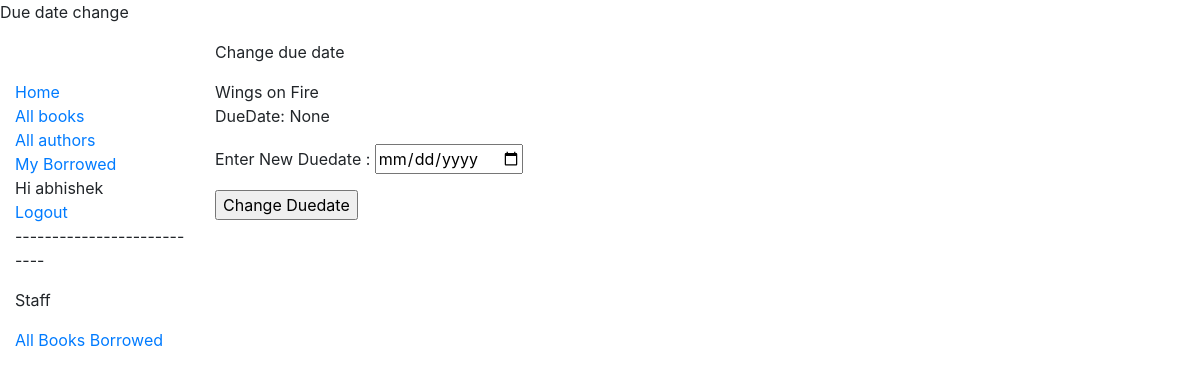
/catalog/renew/5c18ae6a34364b38862f4115d4d67749 (signed in), run on an earlier commit of the app's database.
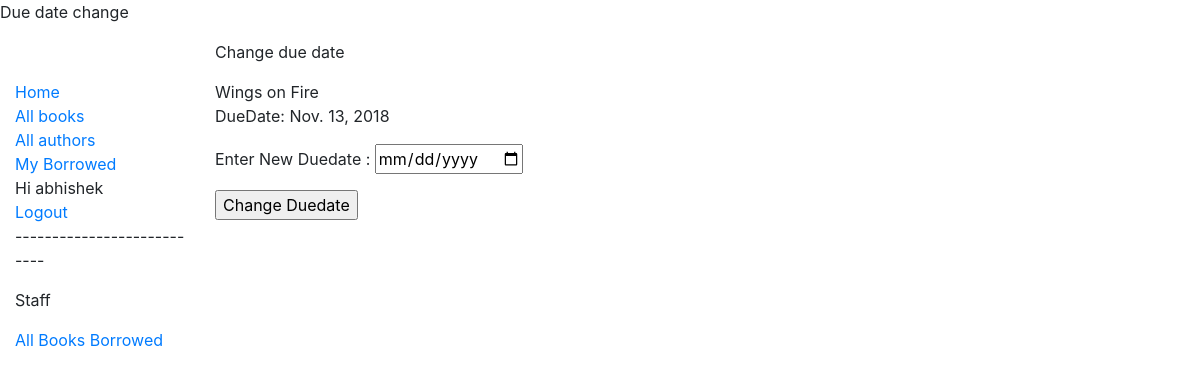
And on a later commit of the database.
### catalog/models.py (models this page shows, shortened)
class BookInstance(models.Model):
	borrower=models.ForeignKey(User, on_delete=models.SET_NULL, null=True, blank=True)
	book=models.ForeignKey(Book, on_delete=models.CASCADE)
	id=models.UUIDField(primary_key=True, default=uuid.uuid4, help_text="unique id for this book across whole library")
	imprint=models.CharField(max_length=200)
	loan_status=(('m',"maintenance"),('o',"On Loan"),('r',"reserved"),('a',"available"))
	due_back=models.DateField(null=True , blank=True)
	status=models.CharField(max_length=1,choices=loan_status,blank=False,help_text="Book availability",default="m")
	class Meta:
		permissions=(("can_mark_returned","set book as returned"),)
	def __str__(self):
	    return (self.book.title)

class Book(models.Model):
	title=models.CharField(max_length=60)
	author=models.ForeignKey('Author',on_delete=models.CASCADE,help_text="Enter name of the author")
	summary=models.TextField(max_length=100,help_text="Enter description of the book")
	isbn=models.CharField('ISBN' ,max_length=13,help_text="13 character number <a href=https://www.isbn-international.org/content/what-isbn>what is ISBN number</a>")
	genre=models.ManyToManyField(Genre, help_text="Select Genre for this book ")
	def display_genre(self):
		return ','.join(genre.name for genre in self.genre.all()[:3])
	display_genre.short_description='Genre'

### catalog/views.py (the view)
# urls.py: url(r'^renew/(?P<pk>.+)',views.ChangeDueBackDetailView.as_view(),name="change_dueback"),
class ChangeDueBackDetailView(PermissionRequiredMixin,generic.DetailView):
	model="BookInstance"
	permission_required="catalog.can_mark_returned"
	context_object_name="bookinstance_list"
	queryset=BookInstance.objects.all()
	template_name="catalog/change_due_back_detail.html"

### catalog/templates/catalog/change_due_back_detail.html (shortened to what this page needs)
<p>Due date change</p>
{% extends "catalog/base_generic.html" %}
{% block content %}
<p>Change due date </p>
{{bookinstance_list}}
<p>DueDate: {{bookinstance_list.due_back}}</p>
	<form method="POST" action="{% url 'duedate_changed' bookinstance_list.id %}">
		<p>Enter New Duedate : <input type="date" name="duedate" ></p>
		<input type="submit" value="Change Duedate">
	</form>
{% endblock %}

What changed in the data, as far as the page shows it:
changed BookInstance "Wings on Fire": due_back "None" → "Nov. 13, 2018"
